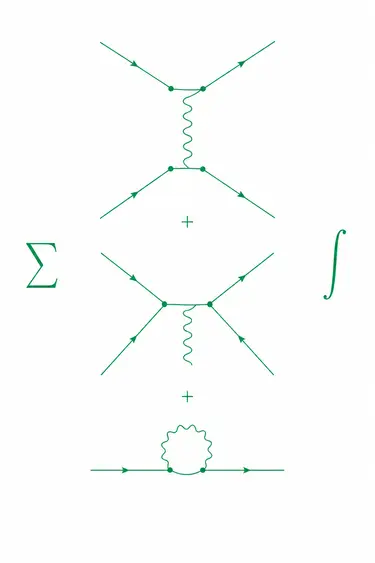
#> input picture qpedia-article-updater/assets/images/quantum-history-feynman.webp, 375 x 563 px
$ python -i make_featured.py   (imports and definitions only)
#> lines starting #> are read from the running program, lines starting #| are printed output that depends on the picture; after the words box and inside, x2 and y2 are one past the last pixel; in counts of white or black regions, pixels touching at a corner belong together
#> further down, picture is the input picture: PIL image 375x563 RGB; mean R, G, B 251.2, 252.7, 252.1
#!/usr/bin/env python3
"""
QPedia featured-image builder (house watermark spec v3):
- Cover-crop to 1200x675 (WordPress/OG recommended size), main elements kept central.
- Watermark: centered horizontally, top of image (~48px), ~34% image width.
- Frosted-glass panel behind the watermark, exactly watermark-sized:
    blurred background underneath + dark gradient (lighter top -> darker bottom),
    thin glass edge — keeps the mark legible on light backgrounds too.
Usage:
  python3 make_featured.py <input.png> <output.webp> [--watermark wm.png] [quality]
"""
import sys
from PIL import Image, ImageDraw, ImageFont, ImageFilter

W, H = 1200, 675
TOP_MARGIN = 48
FONT = "/usr/share/fonts/truetype/dejavu/DejaVuSans.ttf"


def cover_crop(im, tw, th):
    r = max(tw / im.width, th / im.height)
    nw, nh = max(1, round(im.width * r)), max(1, round(im.height * r))
    im = im.resize((nw, nh), Image.LANCZOS)
    x = (nw - tw) // 2
    y = (nh - th) // 2
    return im.crop((x, y, x + tw, y + th))


def glass_panel(im, x, y, pw, ph):
    """Frosted glass: blurred local background + dark gradient to the bottom."""
#> called with x = 378, y = 22, pw = 444, ph = 116
    region = im.crop((x, y, x + pw, y + ph)).convert("RGBA")
    blurred = region.filter(ImageFilter.GaussianBlur(12))
    grad = Image.new("RGBA", (pw, ph), (0, 0, 0, 0))
#> grad: PIL image 444x116 RGBA; every value is 0
    gd = ImageDraw.Draw(grad)
    for yy in range(ph):
        alpha = int(150 + (yy / max(1, ph - 1)) * 90)  # almost dark: 150 -> 240 toward bottom
        gd.line([(0, yy), (pw, yy)], fill=(6, 10, 16, alpha))
    blurred = Image.alpha_composite(blurred, grad)
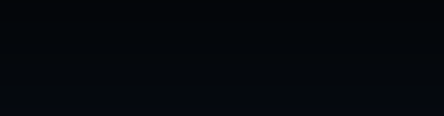
#> blurred: PIL image 444x116 RGBA; mean R, G, B, A 4.6, 7.6, 12.2, 255
    mask = Image.new("L", (pw, ph), 0)
#> mask: PIL image 444x116 L; every value is 0
    radius = max(8, int(ph * 0.45))
    ImageDraw.Draw(mask).rounded_rectangle([0, 0, pw - 1, ph - 1], radius=radius, fill=255)
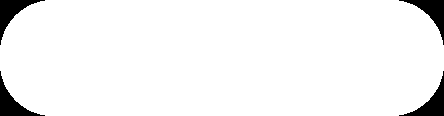
#> mask: PIL image 444x116 L; 95.4% white; 4 black regions, box (x1, y1, x2, y2) and area: (0, 0, 45, 45) 595, (399, 0, 444, 45) 595, (0, 71, 45, 116) 595, (399, 71, 444, 116) 595
    im.paste(blurred, (x, y), mask)
    edge = Image.new("RGBA", (pw, ph), (0, 0, 0, 0))
    ImageDraw.Draw(edge).rounded_rectangle([0, 0, pw - 1, ph - 1], radius=radius,
                                           outline=(255, 255, 255, 50), width=1)
#> (the run stopped early here; a loop or call above may not have finished)

$ run again, on qpedia-article-updater/assets/images/quantum-history-spiral.webp
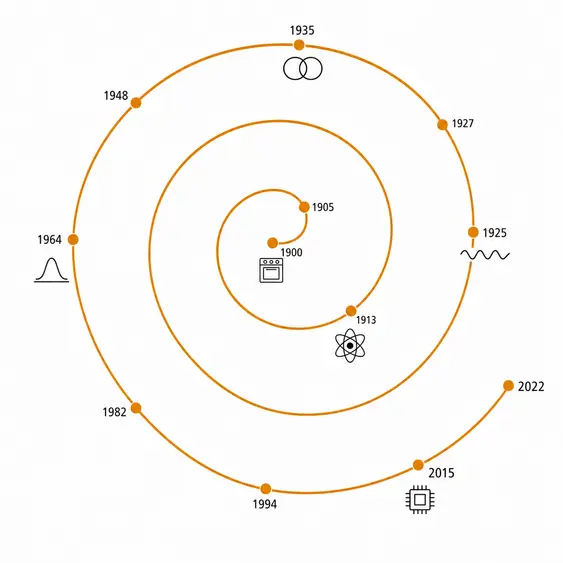
#> input picture qpedia-article-updater/assets/images/quantum-history-spiral.webp, 563 x 563 px
#> picture is the input picture: PIL image 563x563 RGB; mean R, G, B 250.7, 248.9, 246.1
#> grad: PIL image 444x116 RGBA; every value is 0
#> in glass_panel, `blurred = Image.alpha_composite(blurred, grad)`:
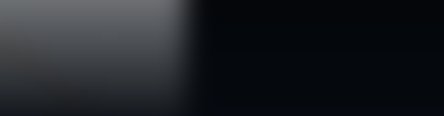
#> blurred: PIL image 444x116 RGBA; mean R, G, B, A 29.5, 32.5, 36.9, 255
#> in glass_panel, `im.paste(blurred, (x, y), mask)`:
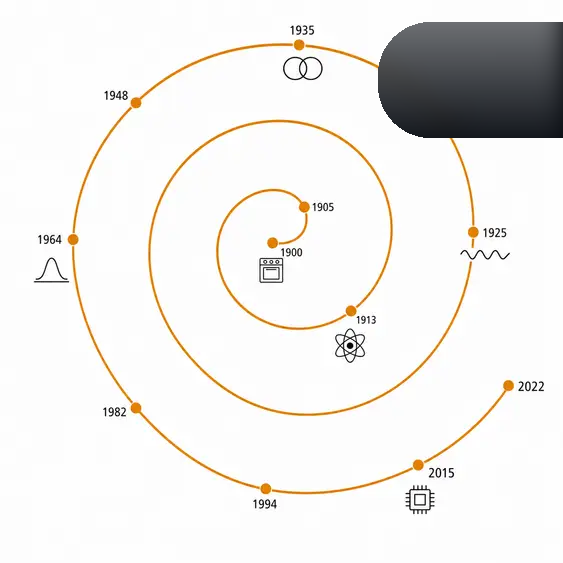
#> im: PIL image 563x563 RGB; mean R, G, B 238.6, 237.1, 234.6

$ run again, on qpedia-article-updater/assets/images/quantum-realism-contextuality.webp
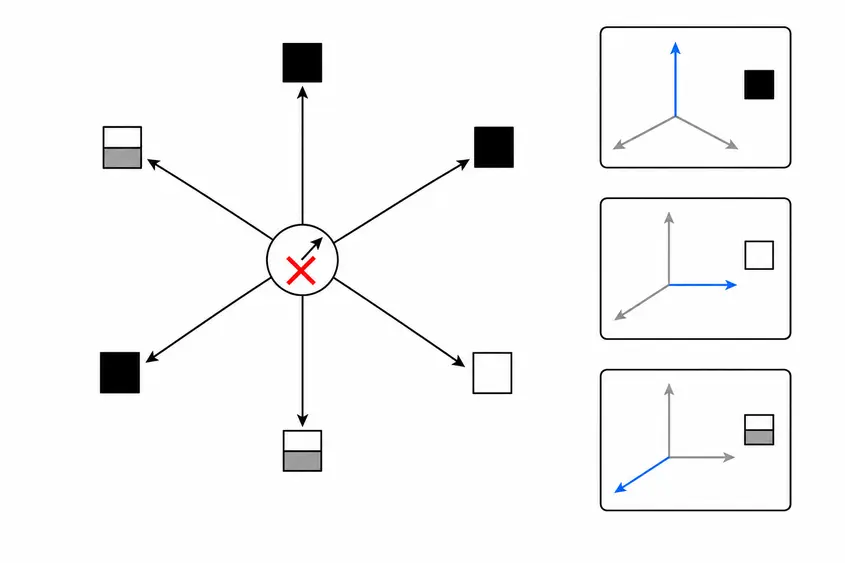
#> input picture qpedia-article-updater/assets/images/quantum-realism-contextuality.webp, 845 x 563 px
#> picture is the input picture: PIL image 845x563 RGB; mean R, G, B 246.2, 246.1, 246.3
#> grad: PIL image 444x116 RGBA; every value is 0
#> in glass_panel, `blurred = Image.alpha_composite(blurred, grad)`:
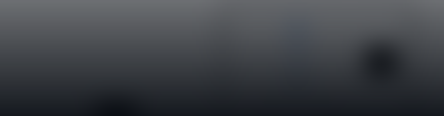
#> blurred: PIL image 444x116 RGBA; mean R, G, B, A 62.5, 65.6, 70.3, 255
#> in glass_panel, `im.paste(blurred, (x, y), mask)`:
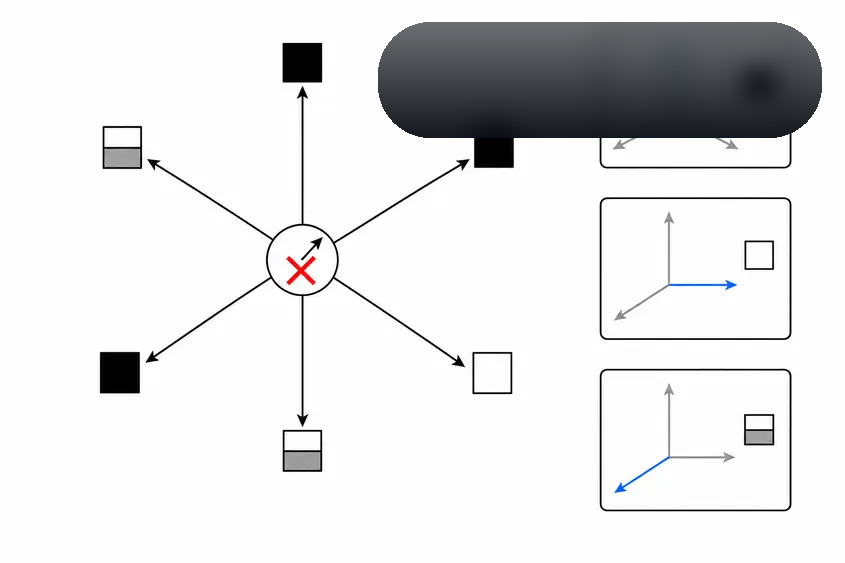
#> im: PIL image 845x563 RGB; mean R, G, B 227.6, 227.9, 228.5
